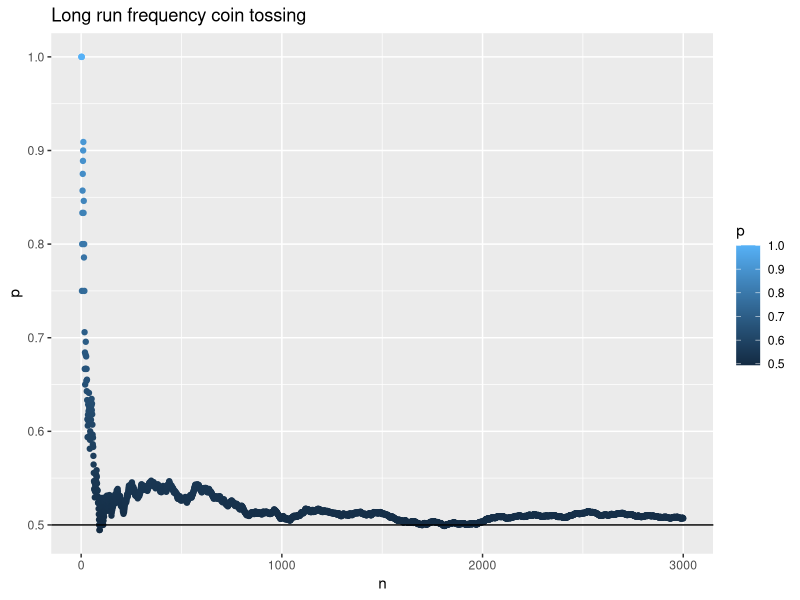

Recreate this plot in R. (Note: this script raises an error after producing the figure.)
# Probability


# Function for running Probability of success (head)
mycoin = function(iter,pr=1/2)
{
  if(!require(ggplot2)) {install.packages(ggplot2)}
  
  # 1 = head (success), 0 = tail
  face = rbinom(iter,size = 1, prob = pr) # size 1 = Bernoulli Dist 
  
  # Cumulative Sum of successes
  x = cumsum(face)
  n = 1:iter
  p = x/n # running probability of a success
  p.df=data.frame(p = p, n = n)
  
  dev.new(noRStudioGD = TRUE)
  
  # Plot the running probability
  g = ggplot(p.df, aes(x= n , y = p, col = p )) + geom_point()
  g = g + geom_hline(yintercept = pr)  + ggtitle("Long run frequency coin tossing")
  
  print(g)
}

# Flip a coin 3000 times and see the running probability of a head (success)
mycoin(3000)


mycoin2 = function(iter, pr =1/2)
  

{
  if(!require(ggplot2)) {install.packages(ggplot2)}
  # 1 = head, 0 = tail
  face = NULL
  for(i in 1:iter){
  face = c(face, rbinom(i,size = 1, prob = pr))
  }
  
  n = 1:iter
  p = face/n
  p.df=data.frame(p = p, n = n)
  
  dev.new(noRStudioGD = TRUE)
  
  g = ggplot(p.df, aes(x= n , y = p, col = p )) + geom_point()
  g = g + geom_hline(yintercept = pr)  + ggtitle("Long run frequency coin tossing")
  
  print(g)
}

mycoin2(3000)

# plotting areas in ggplot

dev.new(noRStudioGD = TRUE)
library(ggplot2)

q <- ggplot(data.frame(x = c(-15, 25)), 
            aes(x = x)) +
  stat_function(fun = dnorm, 
                args = list(mean=5, sd = 10)) +
  labs(title = "Normal Distribution using `stat_function`")
q

# Shade the function so that you see the range between -5 and 10
shade <- function(x) {
  y <- dnorm(x, mean = 5, sd = 10)
  y[x < -5 | x > 10.00] <- NA
  y
}
# Add to plot and print
q <- q + stat_function(fun=shade, geom="area", fill="green3", alpha=0.5)
print(q)

# Base R
# Learn how to use polygon()
dev.new(noRStudioGD = TRUE)
curve(dnorm(x, mean= 5 , sd =10), xlim = c(-15,25))
xcurve = seq(-5,10, length = 1000)
ycurve = dnorm(xcurve, mean = 5, sd =10)
polygon(x = c(-5,xcurve,10), y = c(0,ycurve,0), col = "green3")

# Calculating probabilities
# Area under density is the probability
# 
# X ~ N(10,15), want P(X>12)
dev.new(noRStudioGD = TRUE)

# Curves, given mean and standard deviation
curve(dnorm(x, mean= 10 , sd =15), xlim = c(-20,50))
xcurve = seq(12,50, length = 1000)
ycurve = dnorm(xcurve, mean = 10, sd =15)

# Plot area greater than 12
polygon(x = c(12,xcurve,50), y = c(0,ycurve,0), col = "green3")
area = 1- pnorm(12,10,15) # 1-lower tail
area = round(area,4) # round

# Make a tooltip that displays the area on click
text(locator(1), paste("Area=", area)) #locator waits for a left click

# One more example
# X ~ N(10,15), want P(12 <X<=22)
dev.new(noRStudioGD = TRUE)

# Curves, given mean and standard deviation
curve(dnorm(x, mean= 10 , sd =15), xlim = c(-20,50))
xcurve = seq(12,22, length = 1000)
ycurve = dnorm(xcurve, mean = 10, sd =15)

# Plot area between 12 and 22
polygon(x = c(12,xcurve,22), y = c(0,ycurve,0), col = "green3")
area = pnorm(22,10,15)-pnorm(12,10,15) # 1-lower tail
area = round(area,4) # round

# Make a tooltip that displays the area on click
text(locator(1), paste("Area=", area)) #locator waits for a left click

